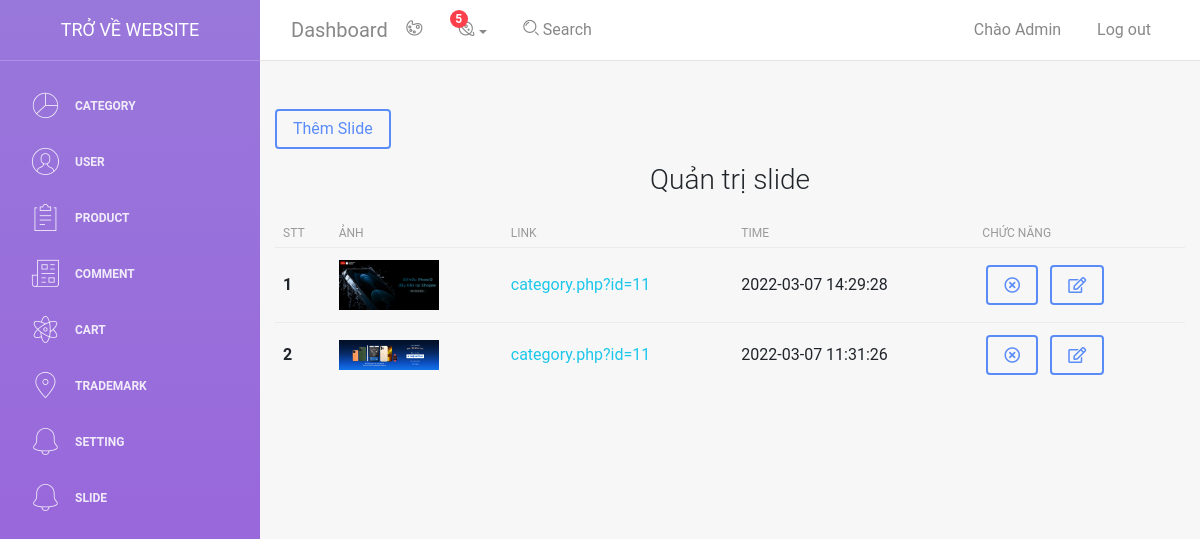
Page /admin/light-bootstrap-dashboard-master/examples/slide.php (signed in) on the committed database.
### tables this page shows
CREATE TABLE `users` (
  `id_user` int(11) NOT NULL,
  `name` varchar(50) NOT NULL,
  `email` text NOT NULL,
  `phone` int(11) NOT NULL,
  `address` text NOT NULL,
  `password` text NOT NULL,
  `image` text NOT NULL,
  `admin` bit(1) NOT NULL,
  `time` text NOT NULL,
  `time_update` text NOT NULL
);

CREATE TABLE `slide` (
  `id` int(11) NOT NULL,
  `image` text NOT NULL,
  `link` text NOT NULL,
  `time` datetime NOT NULL
);

### admin/light-bootstrap-dashboard-master/examples/slide.php (the view)
<?php
     include 'db.php';
     include 'header.php';
?>
<div class="container">
     <a href="slide_add.php" class="btn btn-primary mt-5">Thêm Slide</a>
     <h3 class="text-center mt-3 mb-3">Quản trị slide</h3>
     <table class="table">
       <thead>
         <tr>
           <th scope="col">STT</th>
           <th scope="col">Ảnh</th>
           <th scope="col">Link</th>
           <th scope="col">Time</th>
           <th scope="col">Chức năng</th>
         </tr>
       </thead>
       <tbody>
          <?php
               $sql_slide = "SELECT * FROM `slide`";
               $result_slide = $conn->query($sql_slide);
               if($result_slide->num_rows > 0){
                    $dem = 0;
                    while($row_slide = $result_slide->fetch_assoc()){
                         $dem++;
                         echo '
                         <tr>
                              <th scope="row">'.$dem.'</th>
                              <td><img style="width: 100px" src="./images/slide/'.$row_slide['image'].'" alt=""></td>
                              <td><a href="../../../'.$row_slide['link'].'">'.$row_slide['link'].'</a></td>
                              <td>'.$row_slide['time'].'</td>
                              <th>
                                   <a href="slide_delete.php?id=' . $row_slide['id'] . '"><i class="fas mx-1 btn btn-primary fa-times-circle"></i></a>
                                   <a href="slide_update.php?id=' . $row_slide['id'] . '"><i class="mx-1 btn btn-primary fas fa-edit"></i></a>
                              </th>
                         </tr>
                         ';
                    }
               }
          ?>
       </tbody>
     </table>
</div>

### admin/light-bootstrap-dashboard-master/examples/header.php (shortened to what this page needs)
<!DOCTYPE html>
<html lang="en">
<head>
    <link rel="stylesheet" href="https://cdnjs.cloudflare.com/ajax/libs/font-awesome/5.15.3/css/all.min.css" />
    <link href="../assets/css/bootstrap.min.css" rel="stylesheet" />
    <link href="../assets/css/light-bootstrap-dashboard.css?v=2.0.0 " rel="stylesheet" />
    <link href="../assets/css/demo.css?v=<?php echo time(); ?>" rel="stylesheet" />
</head>
<body>
    <div class="wrapper">
        <div class="sidebar" data-image="../assets/img/sidebar-5.jpg">
            <div class="sidebar-wrapper">
                <div class="logo">
                    <a href="../../../index.php" class="simple-text">
                        Trở về website
                    </a>
                </div>
                <ul class="nav">
                    <li class="nav-item">
                        <a class="nav-link" href="category.php?q=category">
                            <i class="nc-icon nc-chart-pie-35"></i>
                            <p>Category</p>
                        </a>
                    </li>
                    <li>
                        <a class="nav-link" href="user.php?q=user">
                            <i class="nc-icon nc-circle-09"></i>
                            <p>User </p>
                        </a>
                    </li>
                    <li>
                        <a class="nav-link" href="product.php?q=product">
                            <i class="nc-icon nc-notes"></i>
                            <p>Product</p>
                        </a>
                    </li>
                    <li>
                        <a class="nav-link" href="./comment.php">
                            <i class="nc-icon nc-paper-2"></i>
                            <p>Comment</p>
                        </a>
                    </li>
                    <li>
                        <a class="nav-link" href="cart.php">
                            <i class="nc-icon nc-atom"></i>
                            <p>Cart</p>
                        </a>
                    </li>
                    <li>
                        <a class="nav-link" href="trademark.php">
                            <i class="nc-icon nc-pin-3"></i>
                            <p>Trademark</p>
                        </a>
                    </li>
                    <li>
                        <a class="nav-link" href="setting.php">
                            <i class="nc-icon nc-bell-55"></i>
                            <p>Setting</p>
                        </a>
                    </li>
                    <li>
                        <a class="nav-link" href="slide.php">
                            <i class="nc-icon nc-bell-55"></i>
                            <p>Slide</p>
                        </a>
                    </li>
                </ul>
            </div>
        </div>
        <div class="main-panel">
            <nav class="navbar navbar-expand-lg " color-on-scroll="500">
                <div class="container-fluid">
                    <a class="navbar-brand" href="#pablo"> Dashboard </a>
                    <div class="collapse navbar-collapse justify-content-end" id="navigation">
                        <ul class="nav navbar-nav mr-auto">
                            <li class="nav-item">
                                <a href="#" class="nav-link" data-toggle="dropdown">
                                    <i class="nc-icon nc-palette"></i>
                                </a>
                            </li>
                            <li class="dropdown nav-item">
                                <a href="#" class="dropdown-toggle nav-link" data-toggle="dropdown">
                                    <i class="nc-icon nc-planet"></i>
                                    <span class="notification">5</span>
                                </a>
                            </li>
                            <li class="nav-item">
                                <a href="#" class="nav-link">
                                    <i class="nc-icon nc-zoom-split"></i>
                                    <span class="d-lg-block">&nbsp;Search</span>
                                </a>
                            </li>
                        </ul>
                        <ul class="navbar-nav ml-auto">
                            <li class="nav-item">
                                <?php
                                    include 'db.php';
                                    if(isset($_COOKIE['user'])){
                                        $email = $_COOKIE['user'];
                                        $sql = "SELECT * FROM `users` WHERE `email` = '$email'";
                                        $result = $conn->query($sql);
                                        if($result->num_rows > 0){
                                            while ($row = $result->fetch_assoc()){
                                                echo '
                                                        <a class="nav-link" href="user.php">
                                                        <span class="no-icon">Chào Admin</span>
                                                    </a>
                                                ';
                                            }
                                        }
                                    }
                                ?>
                            </li>
                            <li class="nav-item">
                                <?php
                                    if(isset($_COOKIE['user'])){
                                        echo '<a class="nav-link" href="dangxuat.php">
                                        <span class="no-icon">Log out</span>
                                    </a>';
                                    }else{
                                        echo '<a class="nav-link" href="../../../login.php">
                                        <span class="no-icon">Đăng nhập</span>
                                    </a>';
                                    }
                                ?>
                            </li>
                        </ul>
                    </div>
                </div>
            </nav>

### rows in the picture
slide: image (picture), link "category.php?id=11", time "2022-03-07 14:29:28"
slide: image (picture), link "category.php?id=11", time "2022-03-07 11:31:26"
